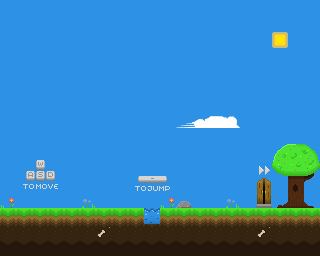

A 2D game scene composited from a Tiled map and its tileset images. What follows is a short description and the map's XML, with each tile layer's data collapsed to a summary:
An orthogonal 20x16 tile map with 16x16 px tiles, 2 tile layers (background, Tile Layer 1).

<map version="1.0" tiledversion="v1.0.2-43-gb2a3894" orientation="orthogonal" renderorder="right-down" width="20" height="16" tilewidth="16" tileheight="16" nextobjectid="1">
 <tileset firstgid="1" name="Tutorial" tilewidth="16" tileheight="16" tilecount="80" columns="16">
  <image source="../content/tilesets/Tutorial.png" width="256" height="80" />
 </tileset>
 <layer name="background" width="20" height="16">
  <data>[320 cells, 320 non-empty, 37 distinct tile ids]</data>
 </layer>
 <layer name="Tile Layer 1" width="20" height="16">
  <data>[320 cells, 4 non-empty, 1 distinct tile ids]</data>
 </layer>
</map>